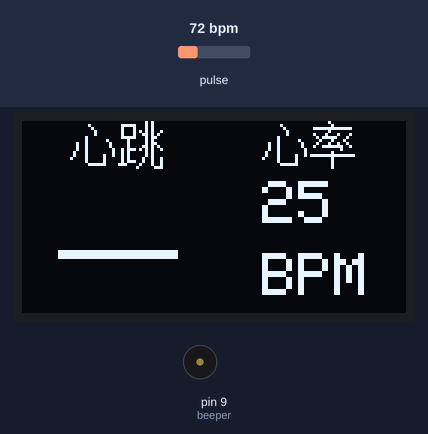
The sketch below on a simulated Arduino Uno, built with avr-gcc and run on an emulated ATmega328P. On the bench: 128×64 one-colour display, buzzer (waves = sounding, pin HIGH). The inputs (shaded band) are chosen by the test bench; at power-on: pulse 72 bpm. The display library's start-up logo is not drawn.

Above: at 2.2 s.
2.3 s: pulse set to 42 bpm
At 3.7 s:
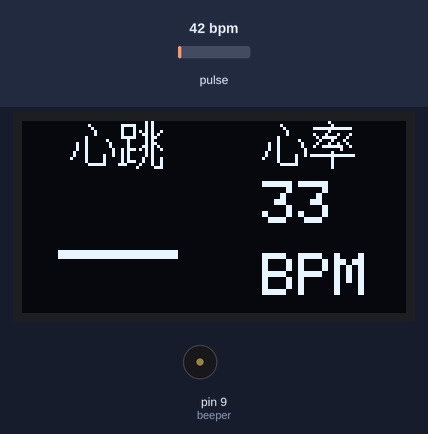
5.3 s: pulse set to 70 bpm
At 6.3 s:
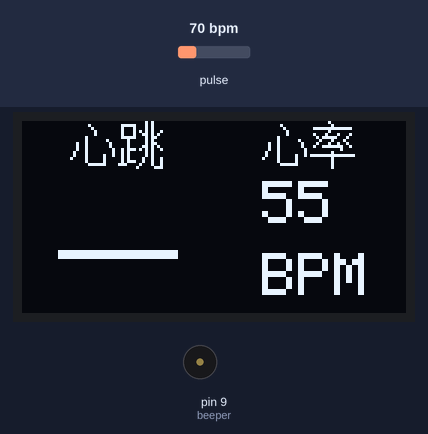
7.1 s: pulse set to 130 bpm
At 7.4 s:
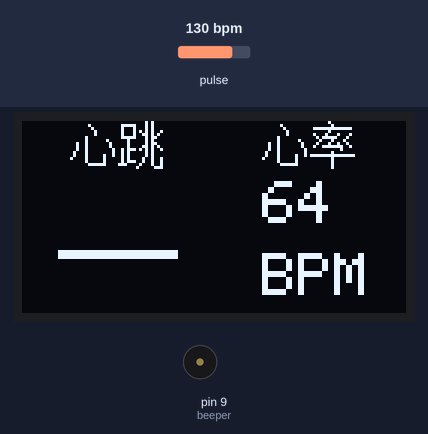
Timing chart, 0 to 14.6 s (numbered marks = the images above; inputs shaded):
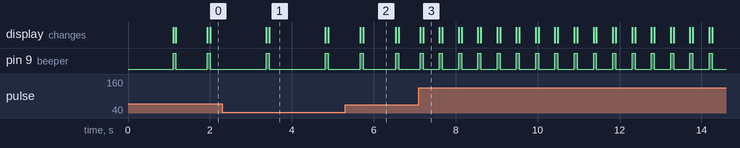

Measured:
- after the input at 2.3 s, pin 9 (beeper): alternates HIGH for 0.07 s and LOW for 1.4 s, starting after 1.1 s
- after the input at 7.1 s, pin 9 (beeper): alternates HIGH for 0.07 s and LOW for 0.40 s, starting at once
- by itself, pin 9 (beeper): alternates HIGH for 0.07 s and LOW for 0.77 s
- what the display in image 1 shows lasts 1.4 s, from 3.4 s to 4.8 s
- what the display in image 2 shows lasts 0.8 s, from 5.7 s to 6.5 s

The sketch:

HeartRateDisplay_ver1.4.ino
```cpp
#include <Adafruit_GFX.h>        //OLED libraries
#include <Adafruit_SSD1306.h>
#include <Wire.h>
#include "MAX30105.h"           //MAX3010x library
#include "heartRate.h"          //Heart rate calculating algorithm

MAX30105 particleSensor;

const byte RATE_SIZE = 5; //Increase this for more averaging. 4 is good.
byte rates[RATE_SIZE]; //Array of heart rates
byte rateSpot = 0;
long lastBeat = 0; //Time at which the last beat occurred
float beatsPerMinute;
int beatAvg;
bool beatSensed = false;
int beatsCount = 0;


#define SCREEN_WIDTH 128 // OLED display width, in pixels
#define SCREEN_HEIGHT 64 // OLED display height, in pixels
#define OLED_RESET    -1 // Reset pin # (or -1 if sharing Arduino reset pin)
#define beeper 9

Adafruit_SSD1306 display(OLED_RESET); //Declaring the display name (display)

static const unsigned char PROGMEM noboom[] =
{ 0x00, 0x00, 0x00, 0x00, 0x00, 0x00, 0x00, 0x00, 0x00, 0x00, 0x00, 0x00, 0x00, 0x00, 0x00, 0x00,
  0x00, 0x00, 0x00, 0x00, 0x00, 0x00, 0x00, 0x00, 0x00, 0x00, 0x00, 0x00, 0x00, 0x00, 0x00, 0x00,
  0x00, 0x00, 0x00, 0x00, 0x00, 0x00, 0x00, 0x00, 0x00, 0x00, 0x00, 0x00, 0x00, 0x00, 0x00, 0x00,
  0x00, 0x00, 0x00, 0x00, 0x00, 0x00, 0x00, 0x00, 0x00, 0x00, 0x00, 0x00, 0x00, 0x00, 0x00, 0x00,
  0x00, 0x00, 0x00, 0x00, 0x00, 0x00, 0x00, 0x00, 0x00, 0x00, 0x00, 0x00, 0x00, 0x00, 0x00, 0x00,
  0x00, 0x00, 0x00, 0x00, 0x00, 0x00, 0x00, 0x00, 0x00, 0x00, 0x00, 0x00, 0x00, 0x00, 0x00, 0x00,
  0x00, 0x00, 0x00, 0x00, 0x00, 0x00, 0x00, 0x00, 0x00, 0x00, 0x00, 0x00, 0x00, 0x00, 0x00, 0x00,
  0x00, 0x00, 0x00, 0xFF, 0xFF, 0xFF, 0xFF, 0xFF, 0xFF, 0xFF, 0xFF, 0xFF, 0xFF, 0xFF, 0xFF, 0xFF,
  0xFF, 0xFF, 0x00, 0x00, 0x00, 0x00, 0x00, 0x00, 0x00, 0x00, 0x00, 0x00, 0x00, 0x00, 0x00, 0x00,
  0x00, 0x00, 0x00, 0x00, 0x00, 0x00, 0x00, 0x00, 0x00, 0x00, 0x00, 0x00, 0x00, 0x00, 0x00, 0x00,
  0x00, 0x00, 0x00, 0x00, 0x00, 0x00, 0x00, 0x00, 0x00, 0x00, 0x00, 0x00, 0x00, 0x00, 0x00, 0x00,
  0x00, 0x00, 0x00, 0x00, 0x00, 0x00, 0x00, 0x00, 0x00, 0x00, 0x00, 0x00, 0x00, 0x00, 0x00, 0x00,
  0x00, 0x00, 0x00, 0x00, 0x00, 0x00, 0x00, 0x00,
};

static const unsigned char PROGMEM boom[] =
{ 0x00, 0x00, 0x70, 0x00, 0x00, 0x00, 0x00, 0x70, 0x00, 0x00, 0x00, 0x00, 0x70, 0x00, 0x00, 0x00,
  0x00, 0x70, 0x00, 0x00, 0x00, 0x00, 0xF0, 0x00, 0x00, 0x00, 0x00, 0xF0, 0x00, 0x00, 0x00, 0x00,
  0xF8, 0x00, 0x00, 0x00, 0x00, 0xF8, 0x00, 0x00, 0x00, 0x00, 0xF8, 0x00, 0x00, 0x00, 0x00, 0xF8,
  0x01, 0xC0, 0x00, 0x01, 0xD8, 0x01, 0xC0, 0x07, 0x01, 0xDC, 0x01, 0xE0, 0x07, 0x01, 0xDC, 0x01,
  0xE0, 0x07, 0x81, 0xDC, 0x03, 0xE0, 0x07, 0x81, 0xCC, 0x03, 0xE0, 0x07, 0x81, 0xCC, 0x03, 0xE0,
  0x0F, 0x81, 0xCE, 0x03, 0xE0, 0x0F, 0x81, 0x8E, 0x03, 0xE0, 0x0F, 0xC1, 0x8E, 0x03, 0xF0, 0x0D,
  0xC3, 0x8E, 0x03, 0x70, 0x1D, 0xC3, 0x8E, 0x03, 0x30, 0x19, 0xC3, 0x8F, 0x07, 0x38, 0x19, 0xC3,
  0x0F, 0x07, 0x3F, 0xF8, 0xFF, 0x07, 0x7F, 0x1F, 0xF8, 0xFF, 0x07, 0x7E, 0x1F, 0x00, 0x00, 0x07,
  0x60, 0x00, 0x00, 0x00, 0x07, 0x60, 0x00, 0x00, 0x00, 0x07, 0x60, 0x00, 0x00, 0x00, 0x07, 0x60,
  0x00, 0x00, 0x00, 0x03, 0x60, 0x00, 0x00, 0x00, 0x03, 0xE0, 0x00, 0x00, 0x00, 0x03, 0xE0, 0x00,
  0x00, 0x00, 0x03, 0xE0, 0x00, 0x00, 0x00, 0x03, 0xE0, 0x00, 0x00, 0x00, 0x01, 0xC0, 0x00, 0x00,
  0x00, 0x01, 0xC0, 0x00, 0x00, 0x00, 0x01, 0xC0, 0x00, 0x00, 0x00, 0x01, 0xC0, 0x00, 0x00, 0x00,
  0x01, 0xC0, 0x00, 0x00, 0x00, 0x00, 0xC0, 0x00,
};

static const unsigned char PROGMEM str_1[] =
{
  0x00, 0x40, 0x40, 0x40, 0x27, 0xFC, 0x20, 0x40, 0x03, 0xF8, 0x00, 0x40, 0xE7, 0xFE, 0x20, 0x00,
  0x23, 0xF8, 0x22, 0x08, 0x23, 0xF8, 0x22, 0x08, 0x2B, 0xF8, 0x32, 0x08, 0x22, 0x28, 0x02, 0x10,
};//请

static const unsigned char PROGMEM str_2[] =
{
  0x20, 0x40, 0x10, 0x40, 0x00, 0x40, 0xFE, 0x80, 0x20, 0xFE, 0x21, 0x08, 0x3E, 0x88, 0x24, 0x88,
  0x24, 0x88, 0x24, 0x50, 0x24, 0x50, 0x24, 0x20, 0x44, 0x50, 0x54, 0x88, 0x89, 0x04, 0x02, 0x02,
};//放

static const unsigned char PROGMEM str_3[] =
{
  0x7F, 0xFC, 0x44, 0x44, 0x7F, 0xFC, 0x01, 0x00, 0x7F, 0xFC, 0x01, 0x00, 0x1F, 0xF0, 0x10, 0x10,
  0x1F, 0xF0, 0x10, 0x10, 0x1F, 0xF0, 0x10, 0x10, 0x1F, 0xF0, 0x10, 0x10, 0xFF, 0xFE, 0x00, 0x00,
};//置

static const unsigned char PROGMEM str_4[] =
{
  0x01, 0x00, 0x02, 0x80, 0x04, 0x40, 0x0A, 0x20, 0x31, 0x18, 0xDF, 0xF6, 0x10, 0x10, 0x1F, 0xF0,
  0x10, 0x10, 0x1F, 0xF0, 0x10, 0x08, 0x11, 0x90, 0x10, 0x60, 0x12, 0x10, 0x14, 0x08, 0x18, 0x04,
};//食

static const unsigned char PROGMEM str_5[] =
{
  0x11, 0x00, 0x11, 0x04, 0x11, 0x38, 0x11, 0xC0, 0xFD, 0x02, 0x11, 0x02, 0x10, 0xFE, 0x14, 0x00,
  0x19, 0xFC, 0x31, 0x04, 0xD1, 0x04, 0x11, 0xFC, 0x11, 0x04, 0x11, 0x04, 0x51, 0xFC, 0x21, 0x04,
};//指

static const unsigned char PROGMEM str_6[] =
{
  0x00, 0x00, 0x02, 0x00, 0x01, 0x00, 0x00, 0x80, 0x00, 0x80, 0x04, 0x00, 0x04, 0x08, 0x24, 0x04,
  0x24, 0x04, 0x24, 0x02, 0x44, 0x02, 0x44, 0x12, 0x84, 0x10, 0x04, 0x10, 0x03, 0xF0, 0x00, 0x00,
};//心

static const unsigned char PROGMEM str_7[] =
{
  0x02, 0x00, 0x01, 0x00, 0x7F, 0xFC, 0x02, 0x00, 0x44, 0x44, 0x2F, 0x88, 0x11, 0x10, 0x22, 0x48,
  0x4F, 0xE4, 0x00, 0x20, 0x01, 0x00, 0xFF, 0xFE, 0x01, 0x00, 0x01, 0x00, 0x01, 0x00, 0x01, 0x00,
};//率

static const unsigned char PROGMEM str_8[] =
{
  0x10, 0x40, 0x10, 0x40, 0x10, 0xA0, 0x10, 0xA0, 0xFD, 0x10, 0x12, 0x08, 0x35, 0xF6, 0x38, 0x00,
  0x54, 0x88, 0x50, 0x48, 0x92, 0x48, 0x11, 0x50, 0x11, 0x10, 0x10, 0x20, 0x17, 0xFE, 0x10, 0x00,
};//检

static const unsigned char PROGMEM str_9[] =
{
  0x00, 0x04, 0x27, 0xC4, 0x14, 0x44, 0x14, 0x54, 0x85, 0x54, 0x45, 0x54, 0x45, 0x54, 0x15, 0x54,
  0x15, 0x54, 0x25, 0x54, 0xE5, 0x54, 0x21, 0x04, 0x22, 0x84, 0x22, 0x44, 0x24, 0x14, 0x08, 0x08,
};//测

static const unsigned char PROGMEM str_10[] =
{
  0x00, 0x00, 0x1F, 0xF0, 0x10, 0x10, 0x1F, 0xF0, 0x10, 0x10, 0xFF, 0xFE, 0x00, 0x00, 0x1F, 0xF0,
  0x11, 0x10, 0x1F, 0xF0, 0x11, 0x10, 0x1F, 0xF0, 0x01, 0x00, 0x1F, 0xF0, 0x01, 0x00, 0x7F, 0xFC,
};//量

static const unsigned char PROGMEM str_11[] =
{
  0x01, 0x00, 0x01, 0x00, 0x01, 0x00, 0x01, 0x00, 0x3F, 0xF8, 0x21, 0x08, 0x21, 0x08, 0x21, 0x08,
  0x21, 0x08, 0x21, 0x08, 0x3F, 0xF8, 0x21, 0x08, 0x01, 0x00, 0x01, 0x00, 0x01, 0x00, 0x01, 0x00,
};//中

static const unsigned char PROGMEM str_12[] =
{
  0x00, 0x50, 0x7C, 0x50, 0x44, 0x50, 0x45, 0x52, 0x44, 0xD4, 0x7C, 0x58, 0x10, 0x50, 0x10, 0x58,
  0x10, 0xD4, 0x5D, 0x52, 0x50, 0x50, 0x50, 0x50, 0x50, 0x92, 0x5C, 0x92, 0xE1, 0x12, 0x02, 0x0E,
};//跳


void setup() {
  display.begin(SSD1306_SWITCHCAPVCC, 0x3C); //Start the OLED display
  display.display();
  delay(1000);
  // Initialize sensor
  particleSensor.begin(Wire, I2C_SPEED_FAST); //Use default I2C port, 400kHz speed
  particleSensor.setup(); //Configure sensor with default settings
  particleSensor.setPulseAmplitudeRed(0x0A); //Turn Red LED to low to indicate sensor is running
  pinMode(beeper, OUTPUT);
}

void loop() {
  long irValue = particleSensor.getIR();    //Reading the IR value it will permit us to know if there's a finger on the sensor or not

  if (checkForBeat(irValue) == true)                        //If a heart beat is detected
  {
    beatSensed = true;
    beatsCount++;

    long delta = millis() - lastBeat;                   //Measure duration between two beats
    lastBeat = millis();

    beatsPerMinute = 60 / (delta / 1000.0);           //Calculating the BPM

    if (beatsPerMinute < 255 && beatsPerMinute > 20)               //To calculate the average we strore some values (4) then do some math to calculate the average
    {
      rates[rateSpot++] = (byte)beatsPerMinute; //Store this reading in the array
      rateSpot %= RATE_SIZE; //Wrap variable

      //Take average of readings
      beatAvg = 0;
      for (byte x = 0 ; x < RATE_SIZE ; x++)
        beatAvg += rates[x];
      beatAvg /= RATE_SIZE;
    }
  }

  if (irValue < 50000) {      //If no finger is detected it inform the user and put the average BPM to 0 or it will be stored for the next measure
    displayNoFinger();
    beatsCount = 0;
  }
  else {
    if (!beatsCount) {
    displayMeasuring();
    }
  }

  if (beatSensed) {
    displayBeat();
    digitalWrite(beeper, HIGH);

    if ((millis() - lastBeat) > 50) {
      displayNoBeat();
      digitalWrite(beeper, LOW);
      beatSensed = false;
    }
  }
}

void displayBeat() {
  display.clearDisplay();                                 //Clear the display
  display.drawBitmap(16, 0, str_6, 16, 16, 1);
  display.drawBitmap(32, 0, str_12, 16, 16, 1);
  display.drawBitmap(80, 0, str_6, 16, 16, 1);
  display.drawBitmap(96, 0, str_7, 16, 16, 1);
  display.drawBitmap(12, 20, boom, 40, 40, WHITE);    //Draw the second picture (bigger heart)
  display.setTextSize(2);                                //And still displays the average BPM
  display.setTextColor(WHITE);
  display.setCursor(80, 20);
  display.println(beatAvg);
  display.setCursor(80, 44);
  display.println("BPM");
  display.display();
}

void displayNoBeat() {
  display.clearDisplay();                                 //Clear the display
  display.drawBitmap(16, 0, str_6, 16, 16, 1);
  display.drawBitmap(32, 0, str_12, 16, 16, 1);
  display.drawBitmap(80, 0, str_6, 16, 16, 1);
  display.drawBitmap(96, 0, str_7, 16, 16, 1);
  display.drawBitmap(12, 20, noboom, 40, 40, WHITE);    //Draw the second picture (bigger heart)
  display.setTextSize(2);                                //And still displays the average BPM
  display.setTextColor(WHITE);
  display.setCursor(80, 20);
  display.println(beatAvg);
  display.setCursor(80, 44);
  display.println("BPM");
  display.display();
}

void displayNoFinger() {
  display.clearDisplay();
  display.drawBitmap(32, 0, str_6, 16, 16, 1);
  display.drawBitmap(48, 0, str_7, 16, 16, 1);
  display.drawBitmap(64, 0, str_8, 16, 16, 1);
  display.drawBitmap(80, 0, str_9, 16, 16, 1);

  display.drawBitmap(24, 24, str_1, 16, 16, 1);
  display.drawBitmap(40, 24, str_2, 16, 16, 1);
  display.drawBitmap(56, 24, str_3, 16, 16, 1);
  display.drawBitmap(72, 24, str_4, 16, 16, 1);
  display.drawBitmap(88, 24, str_5, 16, 16, 1);
  display.display();
}

void displayMeasuring() {
  display.clearDisplay();
  display.drawBitmap(32, 0, str_6, 16, 16, 1);
  display.drawBitmap(48, 0, str_7, 16, 16, 1);
  display.drawBitmap(64, 0, str_8, 16, 16, 1);
  display.drawBitmap(80, 0, str_9, 16, 16, 1);

  display.drawBitmap(40, 24, str_9, 16, 16, 1);
  display.drawBitmap(56, 24, str_10, 16, 16, 1);
  display.drawBitmap(72, 24, str_11, 16, 16, 1);
  display.display();
}
```
